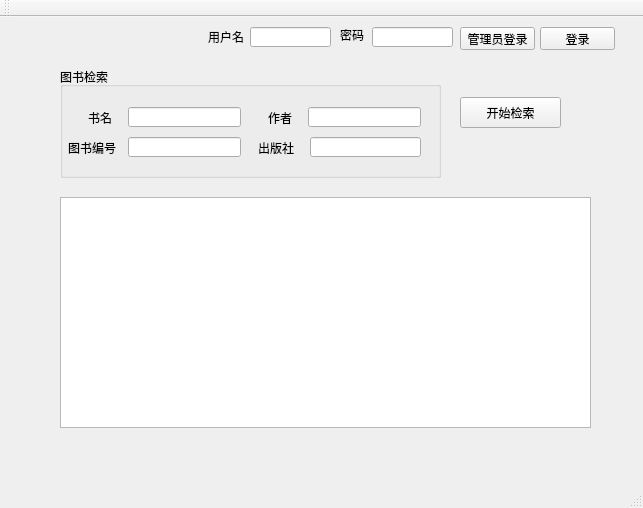
<?xml version="1.0" encoding="UTF-8"?>
<ui version="4.0">
 <class>MainWindow</class>
 <widget class="QMainWindow" name="MainWindow">
  <property name="geometry">
   <rect>
    <x>0</x>
    <y>0</y>
    <width>643</width>
    <height>508</height>
   </rect>
  </property>
  <property name="windowTitle">
   <string>图书管理系统</string>
  </property>
  <widget class="QWidget" name="centralWidget">
   <widget class="QPushButton" name="pushButton">
    <property name="geometry">
     <rect>
      <x>540</x>
      <y>10</y>
      <width>75</width>
      <height>23</height>
     </rect>
    </property>
    <property name="text">
     <string>登录</string>
    </property>
   </widget>
   <widget class="QGroupBox" name="groupBox">
    <property name="geometry">
     <rect>
      <x>60</x>
      <y>50</y>
      <width>381</width>
      <height>111</height>
     </rect>
    </property>
    <property name="title">
     <string>图书检索</string>
    </property>
    <widget class="QLineEdit" name="lineEdit_4">
     <property name="geometry">
      <rect>
       <x>250</x>
       <y>70</y>
       <width>111</width>
       <height>20</height>
      </rect>
     </property>
    </widget>
    <widget class="QLineEdit" name="lineEdit_3">
     <property name="geometry">
      <rect>
       <x>68</x>
       <y>70</y>
       <width>113</width>
       <height>20</height>
      </rect>
     </property>
    </widget>
    <widget class="QLabel" name="label">
     <property name="geometry">
      <rect>
       <x>28</x>
       <y>40</y>
       <width>31</width>
       <height>21</height>
      </rect>
     </property>
     <property name="text">
      <string>书名</string>
     </property>
    </widget>
    <widget class="QLabel" name="label_2">
     <property name="geometry">
      <rect>
       <x>208</x>
       <y>40</y>
       <width>31</width>
       <height>21</height>
      </rect>
     </property>
     <property name="text">
      <string>作者</string>
     </property>
    </widget>
    <widget class="QLabel" name="label_3">
     <property name="geometry">
      <rect>
       <x>8</x>
       <y>70</y>
       <width>51</width>
       <height>21</height>
      </rect>
     </property>
     <property name="text">
      <string>图书编号</string>
     </property>
    </widget>
    <widget class="QLineEdit" name="lineEdit_2">
     <property name="geometry">
      <rect>
       <x>248</x>
       <y>40</y>
       <width>113</width>
       <height>20</height>
      </rect>
     </property>
    </widget>
    <widget class="QLabel" name="label_4">
     <property name="geometry">
      <rect>
       <x>198</x>
       <y>70</y>
       <width>41</width>
       <height>21</height>
      </rect>
     </property>
     <property name="text">
      <string>出版社</string>
     </property>
    </widget>
    <widget class="QLineEdit" name="lineEdit">
     <property name="geometry">
      <rect>
       <x>68</x>
       <y>40</y>
       <width>113</width>
       <height>20</height>
      </rect>
     </property>
    </widget>
   </widget>
   <widget class="QPushButton" name="pushButton_2">
    <property name="geometry">
     <rect>
      <x>460</x>
      <y>80</y>
      <width>101</width>
      <height>31</height>
     </rect>
    </property>
    <property name="text">
     <string>开始检索</string>
    </property>
   </widget>
   <widget class="QTableView" name="tableView">
    <property name="geometry">
     <rect>
      <x>60</x>
      <y>180</y>
      <width>531</width>
      <height>231</height>
     </rect>
    </property>
    <property name="styleSheet">
     <string notr="true"/>
    </property>
   </widget>
   <widget class="QPushButton" name="pushButton_3">
    <property name="geometry">
     <rect>
      <x>460</x>
      <y>10</y>
      <width>75</width>
      <height>23</height>
     </rect>
    </property>
    <property name="text">
     <string>管理员登录</string>
    </property>
   </widget>
   <widget class="QLabel" name="label_5">
    <property name="geometry">
     <rect>
      <x>340</x>
      <y>10</y>
      <width>31</width>
      <height>16</height>
     </rect>
    </property>
    <property name="text">
     <string>密码</string>
    </property>
   </widget>
   <widget class="QLineEdit" name="lineEdit_5">
    <property name="geometry">
     <rect>
      <x>372</x>
      <y>10</y>
      <width>81</width>
      <height>20</height>
     </rect>
    </property>
   </widget>
   <widget class="QLabel" name="label_6">
    <property name="geometry">
     <rect>
      <x>208</x>
      <y>10</y>
      <width>41</width>
      <height>20</height>
     </rect>
    </property>
    <property name="text">
     <string>用户名</string>
    </property>
   </widget>
   <widget class="QLineEdit" name="lineEdit_6">
    <property name="geometry">
     <rect>
      <x>250</x>
      <y>10</y>
      <width>81</width>
      <height>20</height>
     </rect>
    </property>
   </widget>
  </widget>
  <widget class="QMenuBar" name="menuBar">
   <property name="geometry">
    <rect>
     <x>0</x>
     <y>0</y>
     <width>643</width>
     <height>23</height>
    </rect>
   </property>
  </widget>
  <widget class="QToolBar" name="mainToolBar">
   <attribute name="toolBarArea">
    <enum>TopToolBarArea</enum>
   </attribute>
   <attribute name="toolBarBreak">
    <bool>false</bool>
   </attribute>
  </widget>
  <widget class="QStatusBar" name="statusBar"/>
 </widget>
 <layoutdefault spacing="6" margin="11"/>
 <resources/>
 <connections/>
</ui>
